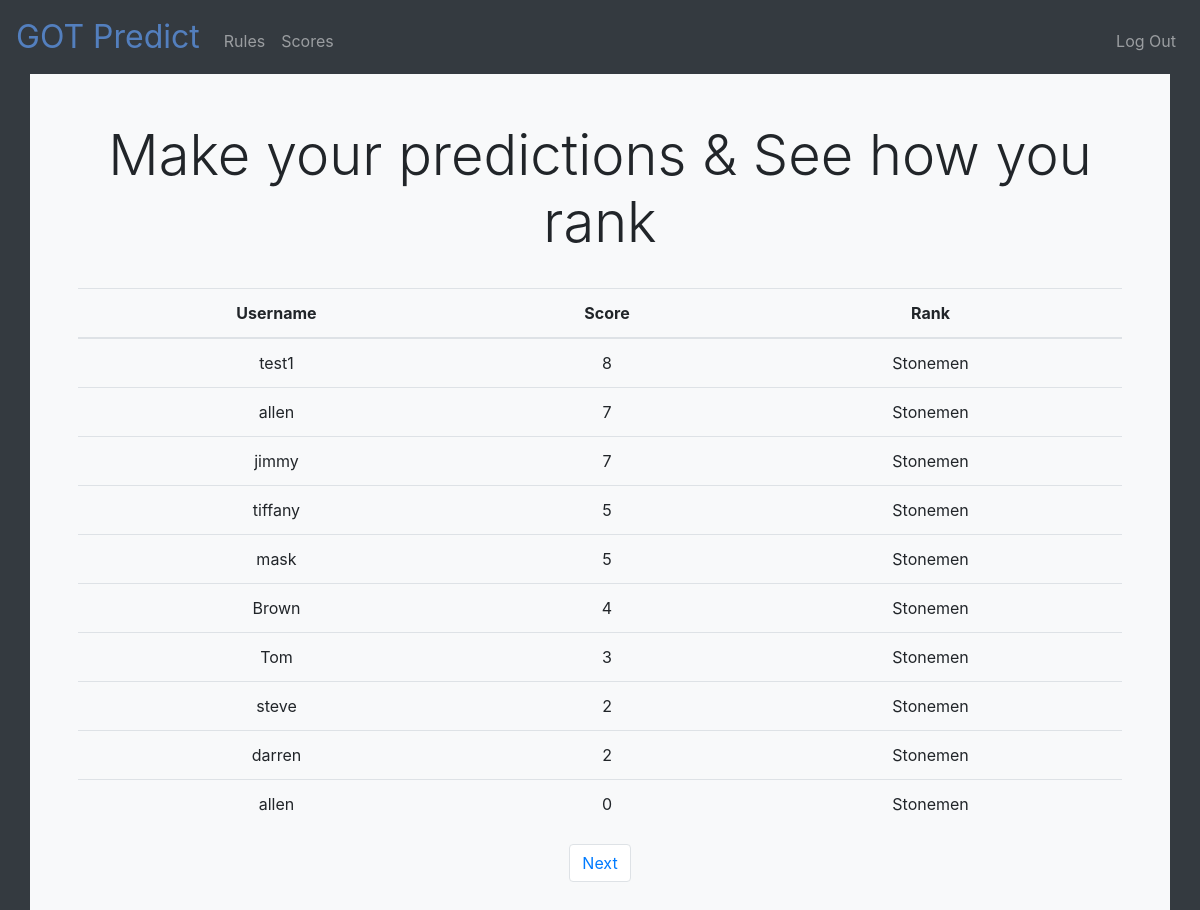
The page /index (signed in) on the database its author committed.
### app/models.py (models this page shows, shortened)
class Response(db.Model):
    id = db.Column(db.Integer, primary_key=True)
    q1 = db.Column(db.String(64))
    q2 = db.Column(db.String(64))
    q3 = db.Column(db.String(64))
    q4 = db.Column(db.String(64))
    q5 = db.Column(db.String(64))
    q6 = db.Column(db.String(64))
    q7 = db.Column(db.String(64))
    q8 = db.Column(db.String(64))
    q9 = db.Column(db.String(64))
    q10 = db.Column(db.String(64))
    q11 = db.Column(db.String(64))
    q12 = db.Column(db.String(64))
    q13 = db.Column(db.String(64))
    q14 = db.Column(db.String(64))
    q15 = db.Column(db.String(64))
    q16 = db.Column(db.String(64))
    q17 = db.Column(db.String(64))
    q18 = db.Column(db.String(64))
    q19 = db.Column(db.String(64))
    q20 = db.Column(db.String(64))
    q21 = db.Column(db.String(64))
    q22 = db.Column(db.String(64))
    q23 = db.Column(db.String(64))
    q24 = db.Column(db.String(64))
    q25 = db.Column(db.String(64))
    q26 = db.Column(db.String(64))
    q27 = db.Column(db.String(64))
    q28 = db.Column(db.String(64))
    q29 = db.Column(db.String(64))
    q30 = db.Column(db.String(64))
    score = db.Column(db.Integer)
    rank = db.Column(db.String(64))
    timestamp = db.Column(db.DateTime, index=True, default=datetime.utcnow)
    user_id = db.Column(db.Integer, db.ForeignKey('user.id'))

class User(db.Model):
    id = db.Column(db.Integer, primary_key=True)
    username = db.Column(db.String(64), index=True, unique=True)
    email = db.Column(db.String(120), index=True, unique=True)
    password_hash = db.Column(db.String(128))
    score = db.Column(db.Integer)
    responses = db.relationship('Response', backref='author', lazy='dynamic')

### app/routes.py (the view)
@app.route('/')
@app.route('/index')
def index():
    submissions = Response.query.all()
    for s in submissions:
        s.score = calculate_score(s)
        s.rank = calculate_rank(s.score)
    db.session.commit()
    page = request.args.get('page', 1, type=int)
    submissions = Response.query.order_by(Response.score.desc()).paginate(page, 10, False)
    next_url = url_for('index', page=submissions.next_num) if submissions.has_next else None
    prev_url = url_for('index', page=submissions.prev_num) if submissions.has_prev else None
    return render_template('index.html', submissions=submissions.items, next_url=next_url, prev_url=prev_url)

### app/helpers.py (called while the page is built, shortened)
def calculate_rank(score):
    if (score >= 0) and (score < 20):
        return 'Stonemen'

### app/templates/index.html (shortened to what this page needs)
{% extends 'layout.html' %}
{% block main %}
<h1 class="display-4">Make your predictions & See how you rank</h1>
<br>
<table class="table">
    <thead>
        <th scope="col">Username</th>
        <th scope="col">Score</th>
        <th scope="col">Rank</th>
    </thead>
    <tbody>
        {% for s in submissions %}
        <tr>
            <td>{{ s.author.username }}</td>
            <td>{{ s.score }}</td>
            <td>{{ s.rank }}</td>
        </tr>
        {% endfor %}
    </tbody>
</table>
<nav aria-label="Page navigation">
    <ul class="pagination d-flex justify-content-around">
        {% if next_url %}
        <li class="page-item"><a class="page-link" href="{{ next_url }}">Next</a></li>
        {% endif %}
    </ul>
</nav>
{% endblock %}

### rows shown on the page
Response: author.username "test1", score "8", rank "Stonemen"
Response: author.username "allen", score "7", rank "Stonemen"
Response: author.username "jimmy", score "7", rank "Stonemen"
Response: author.username "tiffany", score "5", rank "Stonemen"
Response: author.username "mask", score "5", rank "Stonemen"
Response: author.username "Brown", score "4", rank "Stonemen"
Response: author.username "Tom", score "3", rank "Stonemen"
Response: author.username "steve", score "2", rank "Stonemen"
Response: author.username "darren", score "2", rank "Stonemen"
Response: author.username "allen", score "0", rank "Stonemen"
